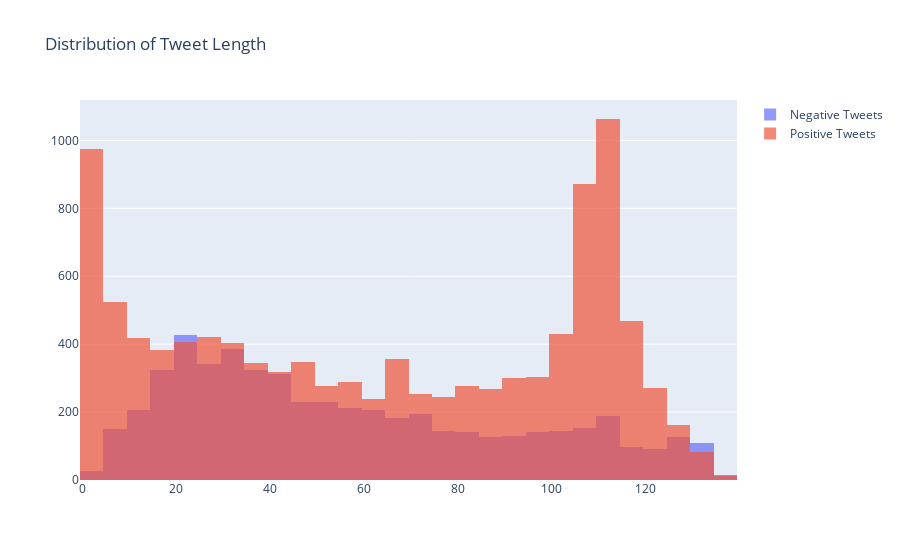

The notebook cell saved with this chart:
### Code cell
x1 = tweets_final_df.Tweet_Length[tweets_final_df.label ==1]
x0 = tweets_final_df.Tweet_Length[tweets_final_df.label ==0]

trace1 = go.Histogram(
    x=x0, 
    name='Negative Tweets',
    opacity=0.70
)
trace2 = go.Histogram(
    x=x1, 
    name = 'Positive Tweets',
    opacity=0.70
)

data = [trace1, trace2]
layout = go.Layout(barmode='overlay', title='Distribution of Tweet Length')
fig = go.Figure(data=data, layout=layout)

iplot(fig, filename='overlaid histogram')

### Figure 1 — Plotly figure (JSON) as saved in the notebook; plotly's stock layout.template omitted (floating-point values rounded to 4 significant figures; data arrays with more than 128 entries replaced by an {"elided": "..."} marker saying what was removed)
{"data": [{"name": "Negative Tweets", "opacity": 0.7, "type": "histogram", "x": {"elided": "5350 int values"}}, {"name": "Positive Tweets", "opacity": 0.7, "type": "histogram", "x": {"elided": "10704 int values"}}], "layout": {"barmode": "overlay", "title": {"text": "Distribution of Tweet Length"}}}
